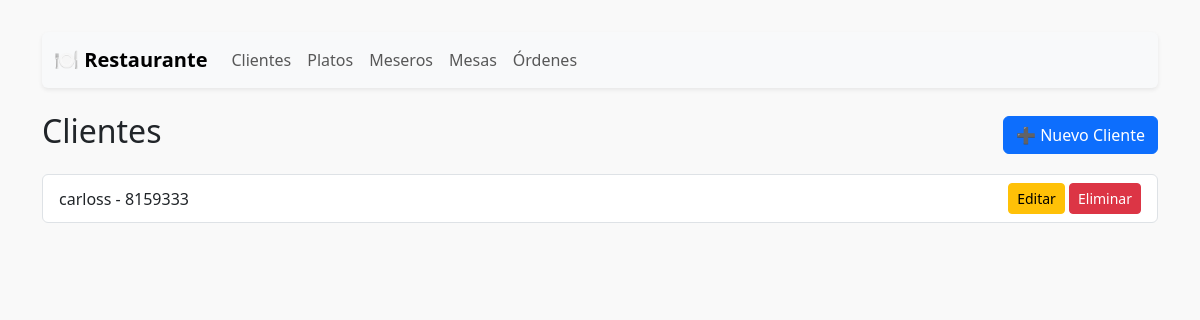
Page /clientes/ on the earlier database version.
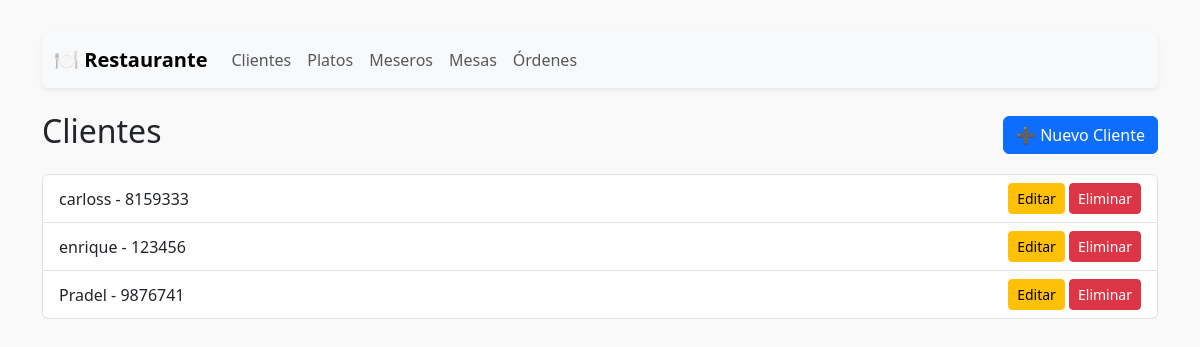
Same page on the later database version.
### restaurante/models/cliente.py (models this page shows, shortened)
class Cliente(models.Model):
    nombre = models.CharField(max_length=100)
    nit = models.CharField(max_length=20)

### restaurante/views/cliente_view.py (the view)
# urls.py: path('clientes/', cliente_view.cliente_list, name='cliente_list'),
def cliente_list(request):
    clientes = Cliente.objects.all()
    return render(request, 'restaurante/cliente/list.html', {'clientes': clientes})

### restaurante/templates/restaurante/cliente/list.html
{% extends 'restaurante/base.html' %}
{% block content %}
  <div class="d-flex justify-content-between align-items-center mb-3">
    <h2>Clientes</h2>
    <a href="{% url 'cliente_create' %}" class="btn btn-primary">➕ Nuevo Cliente</a>
  </div>
  <ul class="list-group">
    {% for cliente in clientes %}
      <li class="list-group-item d-flex justify-content-between align-items-center">
        {{ cliente.nombre }} - {{ cliente.nit }}
        <div>
          <a href="{% url 'cliente_update' cliente.pk %}" class="btn btn-sm btn-warning">Editar</a>
          <a href="{% url 'cliente_delete' cliente.pk %}" class="btn btn-sm btn-danger">Eliminar</a>
        </div>
      </li>
    {% empty %}
      <li class="list-group-item">No hay clientes registrados.</li>
    {% endfor %}
  </ul>
{% endblock %}

Differences in the rows shown:
added Cliente: nombre "enrique", nit "123456"
added Cliente: nombre "Pradel", nit "9876741"
